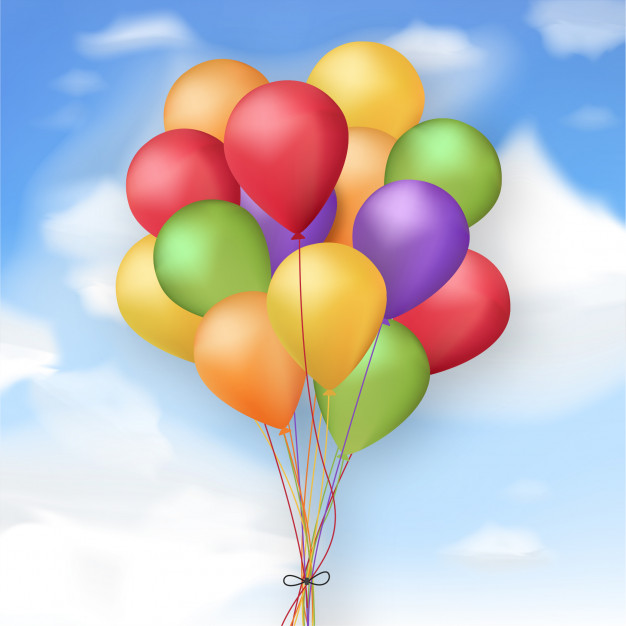
#> input picture baloon.jpg, 626 x 626 px
$ python a.py
#> lines starting #> are read from the running program, lines starting #| are printed output that depends on the picture; after the words box and inside, x2 and y2 are one past the last pixel; in counts of white or black regions, pixels touching at a corner belong together
#!/usr/bin/env python3
# -*- coding: utf-8 -*-
"""
Created on Wed Feb  5 16:43:41 2020

@author: internet
"""
# import the necessary packages
import numpy as np
import cv2

image = cv2.imread("baloon.jpg")
#> image is the input picture: shape (626, 626, 3); mean B, G, R 200.2, 195.3, 194.9
hsv = cv2.cvtColor(image, cv2.COLOR_BGR2HSV)
#> hsv: shape (626, 626, 3); mean H, S, V 88, 84.3, 234.8

#for red:  lower=[175,0,0] and upper=[255,255,255] that mean [gbr] between[175<g<255,0<g<255,0<r<255]
#for green:lower=[,,] and upper=[,,] g:255 140 b:70 120 r:130 190
#gbr
lower = np.array([170,0,0], dtype = "uint8")
upper = np.array([255,255,255], dtype = "uint8")

mask = cv2.inRange(hsv, lower, upper)
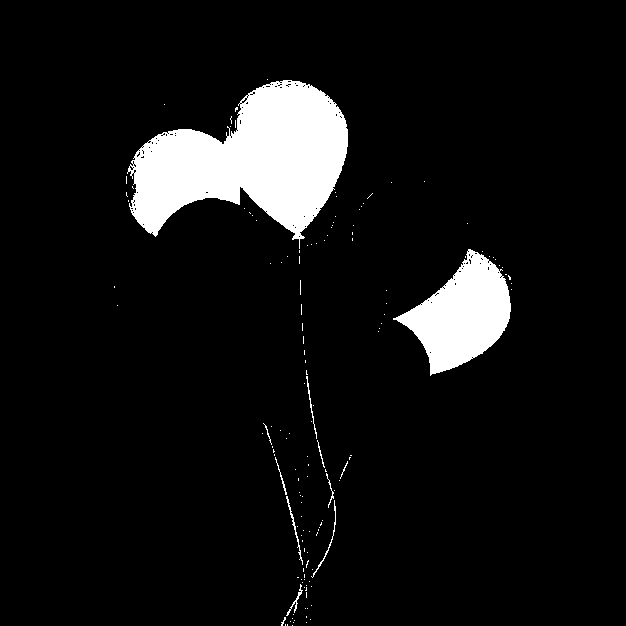
#> mask: shape (626, 626); 7.5% white; 144 white regions (133 under 20 px), largest, box (x1, y1, x2, y2) and area: (127, 80, 348, 249) 20795, (393, 249, 511, 376) 7777, (286, 496, 303, 565) 122
output = cv2.bitwise_and(image, image, mask = mask)
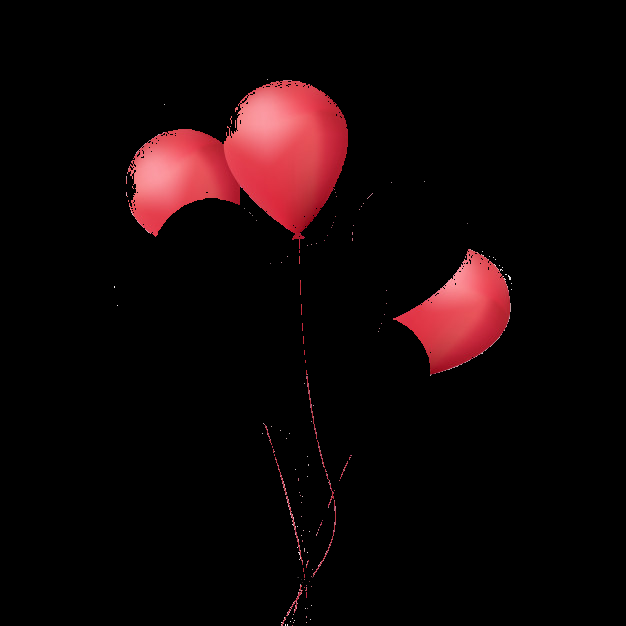
#> output: shape (626, 626, 3); mean B, G, R 6.6, 5.7, 16.5

cv2.imshow("images", np.hstack([image, output]))
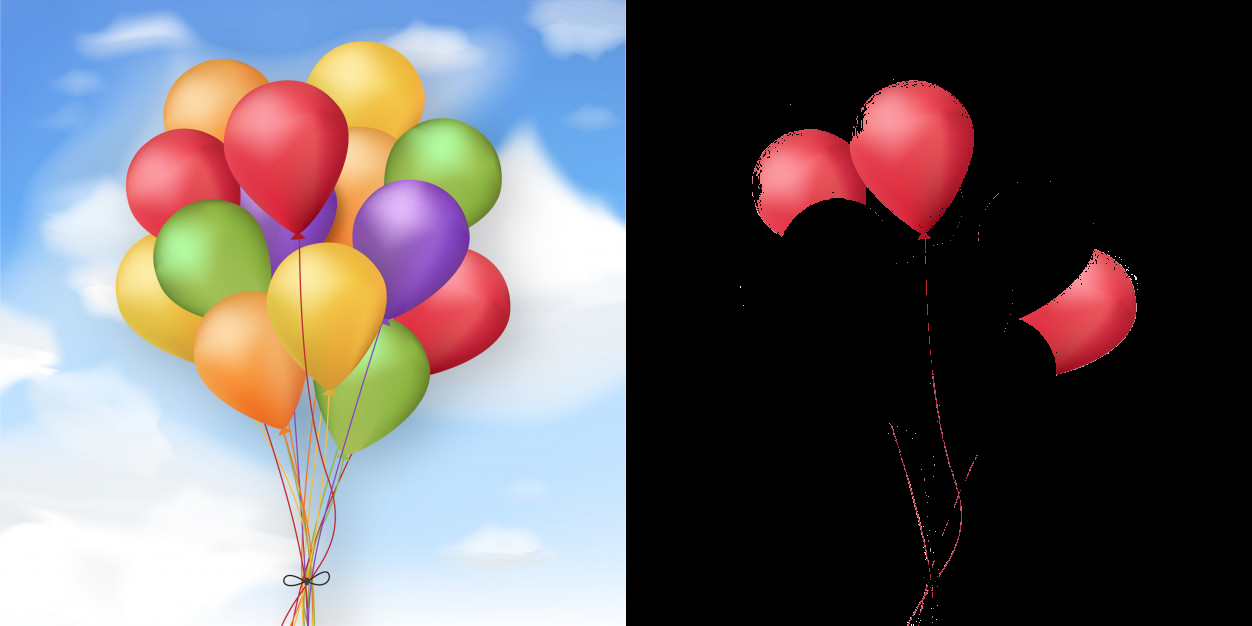
#> window 'images': shape (626, 1252, 3); mean B, G, R 103.4, 100.5, 105.7
cv2.waitKey()
cv2.destroyAllWindows()
cv2.imwrite("my-image3.png",output)

$ run again, with circuit.jpg copied over baloon.jpg
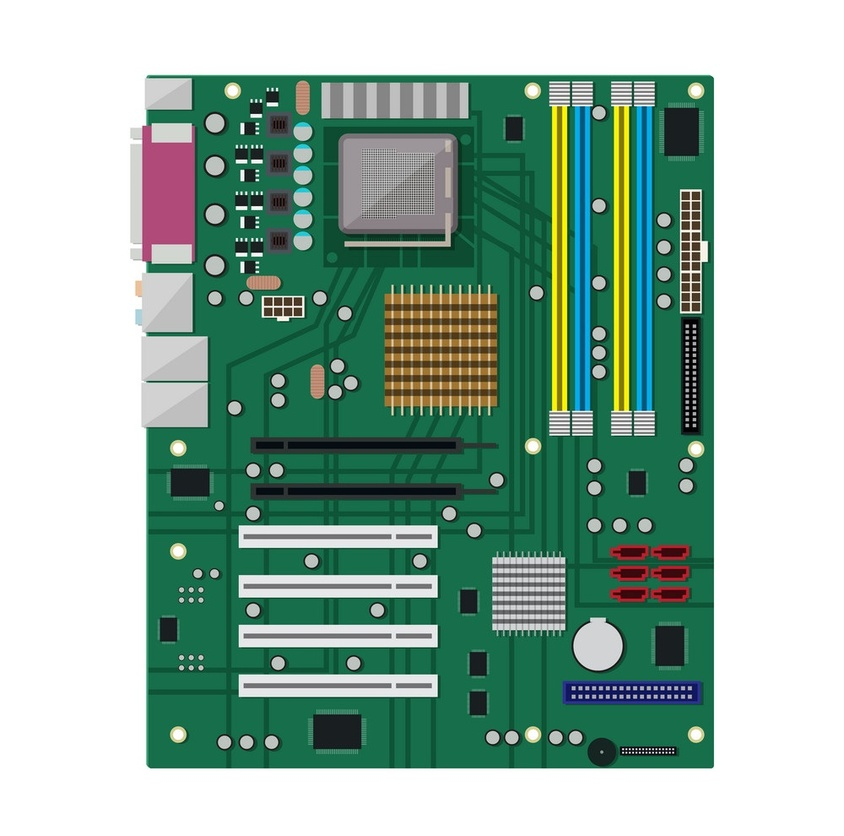
#> input picture circuit.jpg, 844 x 836 px, shrunk from 1000 x 990 before the run
#> image is the input picture: shape (836, 844, 3); mean B, G, R 163.4, 177.3, 148.5
#> hsv: shape (836, 844, 3); mean H, S, V 45.8, 86.7, 180.4
#> `mask = cv2.inRange(hsv, lower, upper)`:
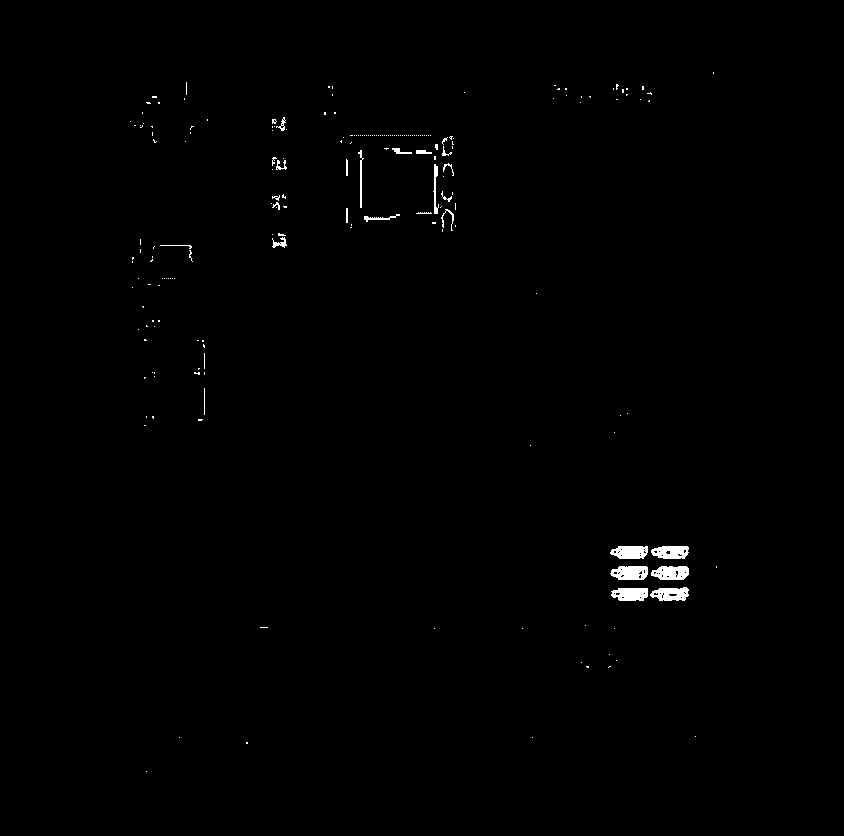
#> mask: shape (836, 844); 0.57% white; 204 white regions (178 under 20 px), largest, box (x1, y1, x2, y2) and area: (610, 566, 648, 580) 434, (651, 566, 689, 580) 425, (611, 588, 648, 601) 408
#> `cv2.imshow("images", np.hstack([image, output]))`:
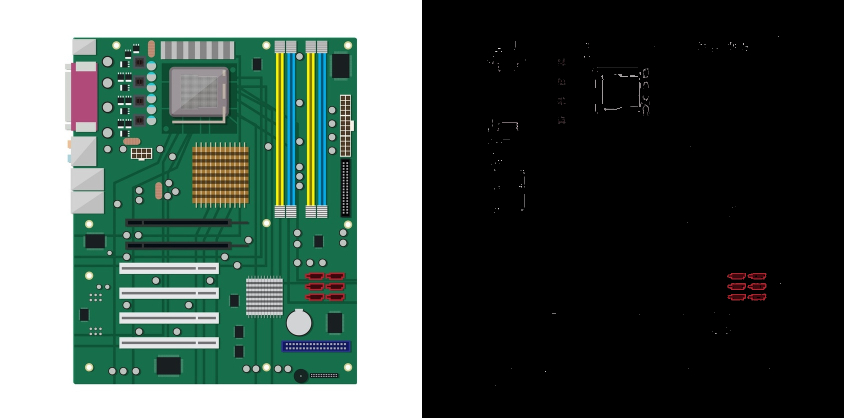
#> window 'images': shape (836, 1688, 3) (shown at 1/2 size); mean B, G, R 81.9, 88.8, 74.6
